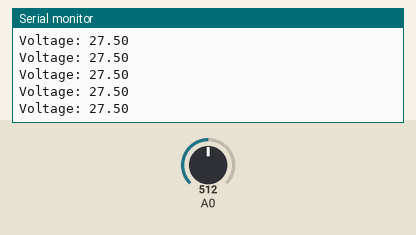
Simulated run of this sketch. Board: Arduino Uno, built with avr-gcc and run on an emulated ATmega328P. On the bench: the last lines printed to the serial monitor. Inputs (shaded band) come from the test bench; at power-on: A0 = 512.

Above: at 1.2 s.
1.3 s: A0 set to 196
At 2.3 s:
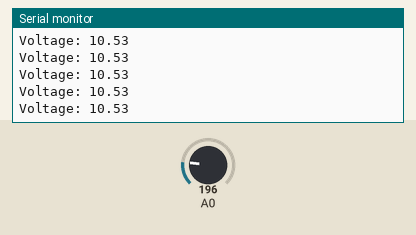
4.3 s: A0 set to 177
At 5.1 s:
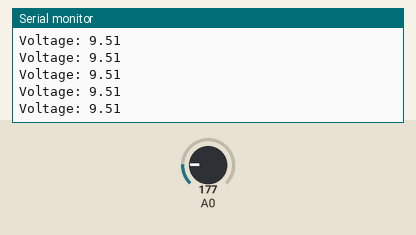
Timing chart, 0 to 7.3 s (numbered marks = the images above; inputs shaded):
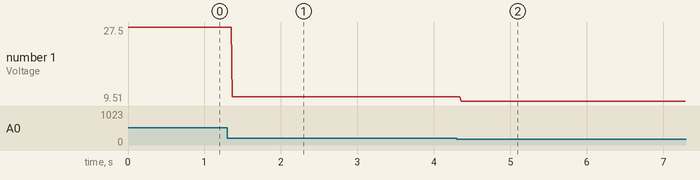

The sketch:

Exercise_001.ino
```cpp
/* Arduino Workshop
// Exercise_001
// Voltmeter
*/

/**
 * Lets try to make a simple voltmeter. To think about, Arduino cannot take voltage
 * bigger than 5V. So to measure a voltage bigger than 5V, we need a voltage divider.
 */

/* Variables */
float voltage;
float source;
float R1 = 10000;
float R2 = 1000;

void setup()
{
  Serial.begin(9600);
}

void loop()
{
  Serial.print("Voltage: ");
  /* How can you convert analog read to voltage output? */
  float value = analogRead(0);
  voltage = 5.f * (float) value / 1024.f;
  source = (voltage * (R1 + R2)) / R2;
  Serial.println(source);
}
```

Measured:
- after the input at 1.3 s, the serial monitor: prints a new line after 0.06 s (image 1)
- after the input at 4.3 s, the serial monitor: prints a new line after 0.06 s (image 2)
- plotted number 1: 27.5 → 10.53 after the input at 1.3 s, 10.53 → 9.51 after the input at 4.3 s
